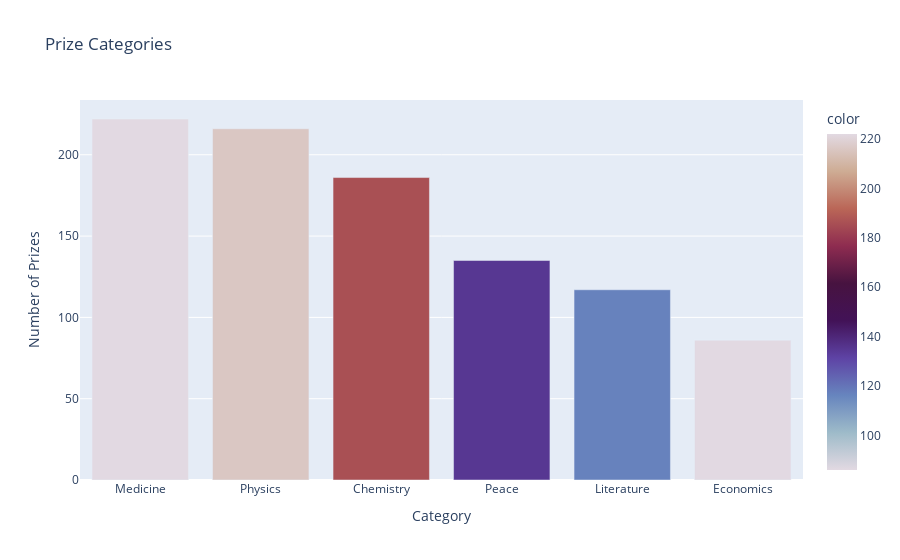

This figure's notebook cell:
### Markdown cell above
# Number of Prizes per Category

**Challenge**: 
* In how many categories are prizes awarded? 
* Create a plotly bar chart with the number of prizes awarded by category. 
* Use the color scale called `Aggrnyl` to colour the chart, but don't show a color axis.
* Which category has the most number of prizes awarded? 
* Which category has the fewest number of prizes awarded?

### Code cell
prize_categories = df_data.category.value_counts()

graph_bar = px.bar(
    x=prize_categories.index, 
    y=prize_categories.values,
    color=prize_categories.values,
    color_continuous_scale='twilight',
    title="Prize Categories"
)

graph_bar.update_layout(xaxis_title="Category", yaxis_title="Number of Prizes", coloraxis_showscale=True)

graph_bar.show()

### Figure 1 — Plotly figure (JSON) as saved in the notebook; plotly's stock layout.template omitted (floating-point values rounded to 4 significant figures)
{"data": [{"alignmentgroup": "True", "hovertemplate": "x=%{x}<br>y=%{y}<br>color=%{marker.color}<extra></extra>", "legendgroup": "", "marker": {"color": [222, 216, 186, 135, 117, 86], "coloraxis": "coloraxis", "pattern": {"shape": ""}}, "name": "", "offsetgroup": "", "orientation": "v", "showlegend": false, "textposition": "auto", "type": "bar", "x": ["Medicine", "Physics", "Chemistry", "Peace", "Literature", "Economics"], "xaxis": "x", "y": [222, 216, 186, 135, 117, 86], "yaxis": "y"}], "layout": {"barmode": "relative", "coloraxis": {"colorbar": {"title": {"text": "color"}}, "colorscale": [[0, "#e2d9e2"], [0.1111, "#9ebbc9"], [0.2222, "#6785be"], [0.3333, "#5e43a5"], [0.4444, "#421257"], [0.5556, "#471340"], [0.6667, "#8e2c50"], [0.7778, "#ba6657"], [0.8889, "#ceac94"], [1, "#e2d9e2"]], "showscale": true}, "legend": {"tracegroupgap": 0}, "title": {"text": "Prize Categories"}, "xaxis": {"anchor": "y", "domain": [0, 1], "title": {"text": "Category"}}, "yaxis": {"anchor": "x", "domain": [0, 1], "title": {"text": "Number of Prizes"}}}}
